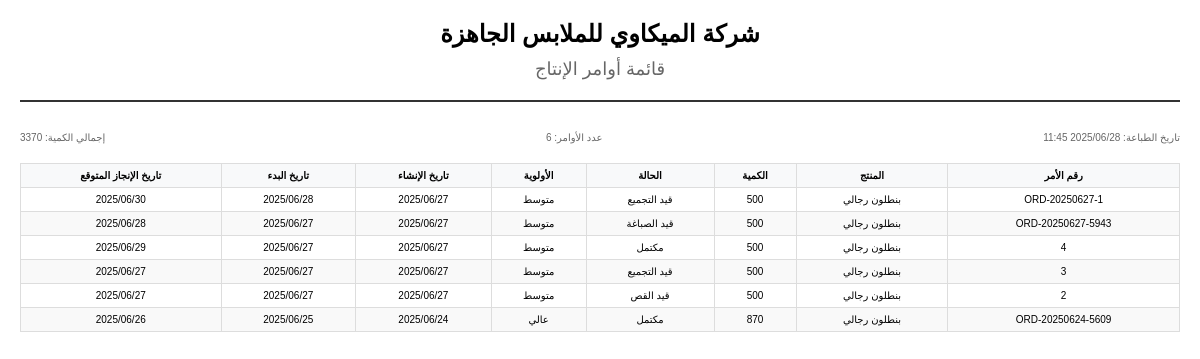
/production/print/orders-list/ (signed in), run on the app's committed database.
### production/models.py (models this page shows, shortened)
class ProductionOrder(models.Model):
    STATUS_CHOICES = [
        ('draft', 'مسودة'),
        ('approved', 'موافق عليه'),
        ('in_cutting', 'قيد القص'),
        ('in_assembly', 'قيد التجميع'),
        ('in_dyeing', 'قيد الصباغة'),
        ('in_finishing', 'قيد التشطيب'),
        ('completed', 'مكتمل'),
        ('cancelled', 'ملغي'),
    ]
    PRIORITY_CHOICES = [
        ('low', 'منخفض'),
        ('medium', 'متوسط'),
        ('high', 'عالي'),
        ('urgent', 'عاجل'),
    ]
    QUALITY_LEVELS = [
        ('standard', 'عادي'),
        ('premium', 'ممتاز'),
        ('luxury', 'فاخر'),
    ]
    order_number = models.CharField(max_length=50, unique=True, verbose_name="رقم الأمر")
    product = models.ForeignKey(FinishedProduct, on_delete=models.CASCADE, verbose_name="المنتج")
    batch_number = models.CharField(max_length=100, verbose_name="رقم الدفعة")
    quantity_ordered = models.PositiveIntegerField(verbose_name="الكمية المطلوبة")
    textile_stock = models.ForeignKey(TextileStock, on_delete=models.CASCADE, verbose_name="مخزون القماش")
    fabric_meters_allocated = models.DecimalField(max_digits=10, decimal_places=2, verbose_name="أمتار القماش المخصصة")
    status = models.CharField(max_length=20, choices=STATUS_CHOICES, default='draft', verbose_name="الحالة")
    priority = models.CharField(max_length=10, choices=PRIORITY_CHOICES, default='medium', verbose_name="الأولوية")
    start_date = models.DateField(verbose_name="تاريخ البدء")
    expected_completion_date = models.DateField(verbose_name="تاريخ الإكمال المتوقع")
    actual_completion_date = models.DateField(null=True, blank=True, verbose_name="تاريخ الإكمال الفعلي")
    notes = models.TextField(blank=True, verbose_name="ملاحظات")
    created_by = models.ForeignKey(User, on_delete=models.SET_NULL, null=True, related_name='created_production_orders', verbose_name="أنشأ بواسطة")
    approved_by = models.ForeignKey(User, on_delete=models.SET_NULL, null=True, blank=True, related_name='approved_production_orders', verbose_name="وافق عليه")
    created_at = models.DateTimeField(auto_now_add=True, verbose_name="تاريخ الإنشاء")
    approved_at = models.DateTimeField(null=True, blank=True, verbose_name="تاريخ الموافقة")
    fabric_image = models.ImageField(upload_to='production/fabric_images/', blank=True, null=True, verbose_name="صورة القماش")
    minimum_stock_level = models.DecimalField(max_digits=10, decimal_places=2, default=0, verbose_name="الحد الأدنى للمخزون (متر)")
    start_time = models.TimeField(blank=True, null=True, verbose_name="وقت البدء")
    expected_completion_time = models.TimeField(blank=True, null=True, verbose_name="وقت الإنجاز المتوقع")
    bom_version = models.ForeignKey(BillOfMaterials, on_delete=models.SET_NULL, null=True, blank=True, verbose_name="نسخة قائمة المواد")
    quality_level = models.CharField(max_length=20, choices=QUALITY_LEVELS, default='standard', verbose_name="مستوى الجودة")
    quality_requirements = models.TextField(blank=True, verbose_name="متطلبات الجودة")
    quality_check_required = models.BooleanField(default=True, verbose_name="فحص الجودة مطلوب")
    is_rush_order = models.BooleanField(default=False, verbose_name="أمر عاجل")
    customer_reference = models.CharField(max_length=100, blank=True, verbose_name="مرجع العميل")
    delivery_location = models.CharField(max_length=200, blank=True, verbose_name="موقع التسليم")
    special_instructions = models.TextField(blank=True, verbose_name="تعليمات خاصة")
    additional_notes = models.TextField(blank=True, verbose_name="ملاحظات إضافية")
    attachments = models.FileField(upload_to='production/attachments/', blank=True, null=True, verbose_name="مرفقات")
    is_active = models.BooleanField(default=True, verbose_name="نشط")
    class Meta:
        verbose_name = "أمر إنتاج"
        verbose_name_plural = "أوامر الإنتاج"
        ordering = ['-created_at']

class FinishedProduct(models.Model):
    PRODUCT_CATEGORIES = [
        ('shirt', 'قميص'),
        ('pants', 'بنطلون'),
        ('dress', 'فستان'),
        ('jacket', 'جاكيت'),
        ('skirt', 'تنورة'),
        ('other', 'أخرى'),
    ]
    SIZES = [
        ('XS', 'XS'),
        ('S', 'S'),
        ('M', 'M'),
        ('L', 'L'),
        ('XL', 'XL'),
        ('XXL', 'XXL'),
        ('XXXL', 'XXXL'),
    ]
    name = models.CharField(max_length=200, verbose_name="اسم المنتج")
    code = models.CharField(max_length=50, unique=True, verbose_name="كود المنتج")
    category = models.ForeignKey(ProductCategory, on_delete=models.SET_NULL, null=True, blank=True, verbose_name="الفئة")
    size_group = models.ForeignKey(SizeGroup, on_delete=models.SET_NULL, null=True, blank=True, verbose_name="مجموعة المقاسات")
    fabric_per_meter = models.DecimalField(max_digits=6, decimal_places=2, default=0, verbose_name="متطلبات القماش لكل متر")
    description = models.TextField(blank=True, verbose_name="الوصف")
    base_cost = models.DecimalField(max_digits=10, decimal_places=2, default=0, verbose_name="التكلفة الأساسية")
    selling_price = models.DecimalField(max_digits=10, decimal_places=2, default=0, verbose_name="سعر البيع")
    fabric_quantity_per_piece = models.DecimalField(max_digits=6, decimal_places=2, verbose_name="كمية القماش المطلوبة لإنتاج قطعة واحدة")
    warehouse_product = models.OneToOneField(
        WarehouseProduct,
        on_delete=models.SET_NULL,
        null=True,
        blank=True,
        related_name='finished_product_origin',
        verbose_name="منتج المخزن"
    )
    is_active = models.BooleanField(default=True, verbose_name="الحالة")
    created_at = models.DateTimeField(auto_now_add=True, verbose_name="تاريخ الإنشاء")
    created_by = models.ForeignKey(User, on_delete=models.SET_NULL, null=True, verbose_name="أنشأ بواسطة")
    class Meta:
        verbose_name = "منتج نهائي"
        verbose_name_plural = "المنتجات النهائية"

### production/views.py (the view)
# urls.py: path('print/orders-list/', views.print_orders_list, name='print_orders_list'),
@login_required
def print_orders_list(request):
    orders = ProductionOrder.objects.select_related('product', 'textile_stock').all()
    search = request.GET.get('search')
    if search:
        orders = orders.filter(
            Q(order_number__icontains=search) |
            Q(batch_number__icontains=search) |
            Q(product__name__icontains=search)
        )
    status = request.GET.get('status')
    if status:
        orders = orders.filter(status=status)
    priority = request.GET.get('priority')
    if priority:
        orders = orders.filter(priority=priority)
    context = {
        'orders': orders,
        'print_date': timezone.now(),
        'total_orders': orders.count(),
        'total_quantity': orders.aggregate(total=Sum('quantity_ordered'))['total'] or 0,
        'filters': {
            'search': search,
            'status': status,
            'priority': priority,
        }
    }
    return render(request, 'production/print/orders_list.html', context)

### Mekawy_ERP/context_processors.py (called while the page is built)
def global_context(request):
    context = {
        'current_year': timezone.now().year,
        'current_date': timezone.now().date(),
        'current_time': timezone.now().time(),
    }
    if request.user.is_authenticated:
        context['online_users_count'] = User.objects.filter(is_active=True).count()
        context['last_update'] = timezone.now().strftime('%H:%M:%S')
    return context

### templates/production/print/orders_list.html (shortened to what this page needs)
<!DOCTYPE html>
<html dir="rtl" lang="ar">
<head>
</head>
<body>
    <div class="header">
        <div class="company-name">شركة الميكاوي للملابس الجاهزة</div>
        <div class="report-title">قائمة أوامر الإنتاج</div>
    </div>
    <div class="print-info">
        <div>تاريخ الطباعة: {{ print_date|date:"Y/m/d H:i" }}</div>
        <div>عدد الأوامر: {{ total_orders }}</div>
        <div>إجمالي الكمية: {{ total_quantity }}</div>
    </div>
    <table class="orders-table">
        <thead>
            <tr>
                <th>رقم الأمر</th>
                <th>المنتج</th>
                <th>الكمية</th>
                <th>الحالة</th>
                <th>الأولوية</th>
                <th>تاريخ الإنشاء</th>
                <th>تاريخ البدء</th>
                <th>تاريخ الإنجاز المتوقع</th>
            </tr>
        </thead>
        <tbody>
            {% for order in orders %}
            <tr>
                <td>{{ order.order_number }}</td>
                <td>{{ order.product.name }}</td>
                <td>{{ order.quantity_ordered }}</td>
                <td>{{ order.get_status_display }}</td>
                <td>{{ order.get_priority_display }}</td>
                <td>{{ order.created_at|date:"Y/m/d" }}</td>
                <td>{{ order.start_date|date:"Y/m/d"|default:"-" }}</td>
                <td>{{ order.expected_completion_date|date:"Y/m/d"|default:"-" }}</td>
            </tr>
            {% endfor %}
        </tbody>
    </table>
</body>
</html>

### templates/production/print/orders_list.html (style rules this page uses)
body { font-family: 'Arial', sans-serif; direction: rtl; margin: 0; padding: 20px; font-size: 12px; }
.header { text-align: center; margin-bottom: 30px; border-bottom: 2px solid #333; padding-bottom: 20px; }
.company-name { font-size: 24px; font-weight: bold; margin-bottom: 10px; }
.report-title { font-size: 18px; color: #666; }
.print-info { display: flex; justify-content: space-between; margin-bottom: 20px; font-size: 10px; color: #666; }
.orders-table { width: 100%; border-collapse: collapse; margin-bottom: 20px; }
.orders-table th, .orders-table td { border: 1px solid #ddd; padding: 6px; text-align: center; font-size: 10px; }
.orders-table th { background-color: #f8f9fa; font-weight: bold; }
.orders-table tr:nth-child(even) { background-color: #f9f9f9; }

### data on the page
ProductionOrder: order_number "ORD-20250627-1", product.name "بنطلون رجالي", quantity_ordered "500", status "قيد التجميع", priority "متوسط", created_at "2025/06/27", start_date "2025/06/28", expected_completion_date "2025/06/30"
ProductionOrder: order_number "ORD-20250627-5943", product.name "بنطلون رجالي", quantity_ordered "500", status "قيد الصباغة", priority "متوسط", created_at "2025/06/27", start_date "2025/06/27", expected_completion_date "2025/06/28"
ProductionOrder: order_number "4", product.name "بنطلون رجالي", quantity_ordered "500", status "مكتمل", priority "متوسط", created_at "2025/06/27", start_date "2025/06/27", expected_completion_date "2025/06/29"
ProductionOrder: order_number "3", product.name "بنطلون رجالي", quantity_ordered "500", status "قيد التجميع", priority "متوسط", created_at "2025/06/27", start_date "2025/06/27", expected_completion_date "2025/06/27"
ProductionOrder: order_number "2", product.name "بنطلون رجالي", quantity_ordered "500", status "قيد القص", priority "متوسط", created_at "2025/06/27", start_date "2025/06/27", expected_completion_date "2025/06/27"
ProductionOrder: order_number "ORD-20250624-5609", product.name "بنطلون رجالي", quantity_ordered "870", status "مكتمل", priority "عالي", created_at "2025/06/24", start_date "2025/06/25", expected_completion_date "2025/06/26"

### other printed values
{{ total_orders }} "6"
{{ total_quantity }} "3370"
